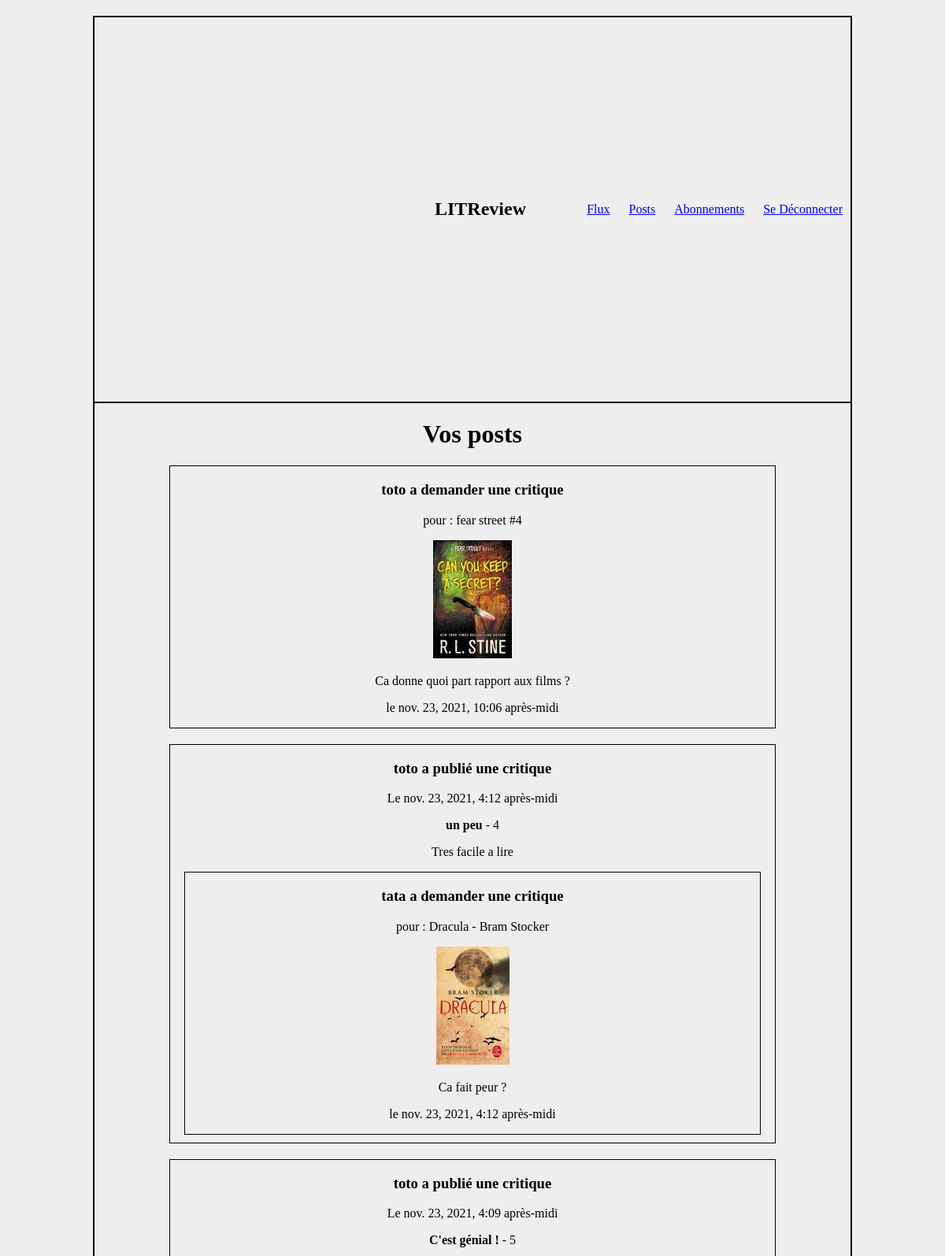
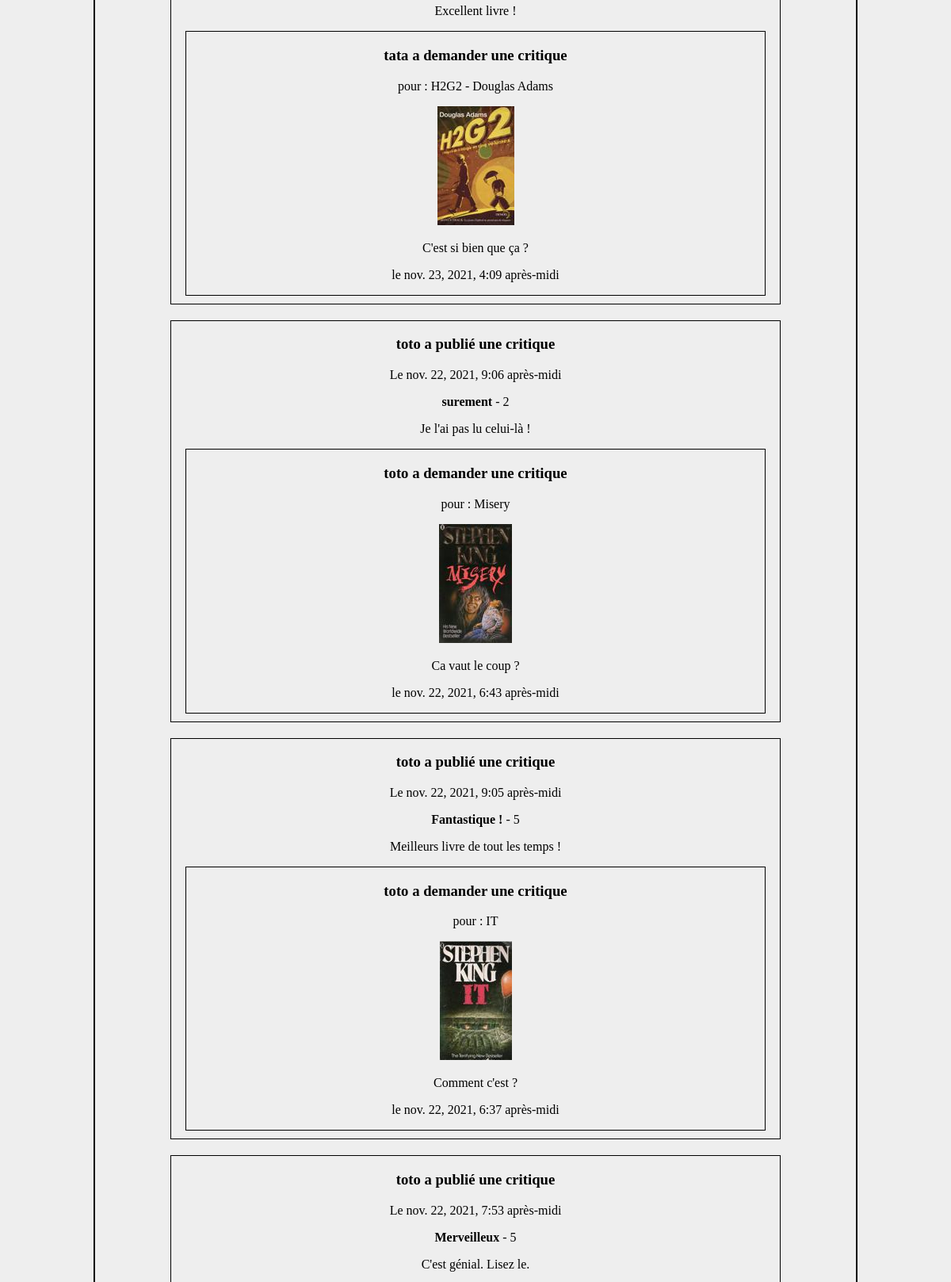
Screenshot of /posts/ (signed in, upper part) with the database file from the repository (2 pictures, top to bottom).
### review/models.py (models this page shows, shortened)
class Ticket(models.Model):
    title = models.CharField(max_length=128)
    description = models.TextField(max_length=2048, blank=True)
    user = models.ForeignKey(to=settings.AUTH_USER_MODEL,
                             on_delete=models.CASCADE)
    image = models.ImageField(null=True, blank=True)
    time_created = models.DateTimeField(auto_now_add=True)
    reviewed = models.BooleanField(default=False)
    IMAGE_MAX_SIZE = (150, 150)

class Review(models.Model):
    ticket = models.ForeignKey(to=Ticket, on_delete=models.CASCADE)
    rating = models.PositiveSmallIntegerField(
        validators=[MinValueValidator(0), MaxValueValidator(5)])
    user = models.ForeignKey(to=settings.AUTH_USER_MODEL,
                             on_delete=models.CASCADE)
    headline = models.CharField(max_length=128)
    body = models.TextField(max_length=8192, blank=True)
    time_created = models.DateTimeField(auto_now_add=True)

### review/views.py (the view)
# urls.py: path('posts/', review.views.posts, name='posts'),
@login_required
def posts(request):
    tickets = models.Ticket.objects.filter(user=request.user)
    reviews = models.Review.objects.filter(user=request.user)
    tickets_and_reviews = sorted(chain(tickets, reviews),
                                 key=lambda element: element.time_created,
                                 reverse=True)
    context = {'instances': tickets_and_reviews}
    return render(request, 'review/posts.html', context)

### review/templatetags/extras.py (called while the page is built)
@register.filter
def model_type(instance):
    return type(instance).__name__

### review/templates/review/posts.html
{% extends 'base.html' %}
{% load extras %}
{% block content %}
<h1>Vos posts</h1>
{% for instance in instances %}
    {% if instance|model_type == 'Ticket' %}
    <div class="ticket">
        {% include 'review/partials/ticket_snippet.html' with ticket=instance %}
    </div>
    {% endif %}
    {% if instance|model_type == 'Review' %}
    <div class="review">
        {% include 'review/partials/review_snippet.html' with review=instance %}
    </div>
    {% endif %}
{% endfor %}
{% endblock %}

### review/templates/review/partials/ticket_snippet.html (shortened to what this page needs)
 <h3>{{ ticket.user }} a demander une critique</h3>
<p>pour : {{ ticket.title }}</p>
<img alt="rien" src="{{ ticket.image.url }}">
<p>{{ ticket.description }}</p>
<p>le {{ ticket.time_created }}</p>

### review/templates/review/partials/review_snippet.html
<h3>{{ review.user}} a publié une critique</h3>
<p>Le {{ review.time_created }}</p>
<div class="rating">
    <p><strong>{{ review.headline }}</strong> - {{ review.rating }}</p>
</div>
<p>{{ review.body }}</p>
<div class="ticket_inside">
    {% include 'review/partials/ticket_snippet.html' with  ticket=review.ticket%}
</div>

### static/style.css (style rules this page uses)
html { background-color: #EEE; height: 100%; }
body { height: 90%; border: solid 2px; width: 80%; margin: auto; margin-top: 20px; }
.ticket { border: solid 1px; width: 80%; margin: auto; margin-top: 20px; }
.review { border: solid 1px; width: 80%; margin: auto; margin-top: 20px; }
.ticket_inside { margin: auto; margin-bottom: 10px; width: 95%; border: solid 1px; }

### rows the page displays
Ticket: user "toto", title "fear street #4", image (picture), description "Ca donne quoi part rapport aux films ?", time_created "nov. 23, 2021, 10:06 après-midi"
Review: user "toto", time_created "nov. 23, 2021, 4:12 après-midi", headline "un peu", rating "4", body "Tres facile a lire", image (picture)
Ticket: user "tata", title "Dracula - Bram Stocker", description "Ca fait peur ?", time_created "nov. 23, 2021, 4:12 après-midi"
Review: user "toto", time_created "nov. 23, 2021, 4:09 après-midi", headline "C'est génial !", rating "5", body "Excellent livre !", image (picture)
Ticket: user "tata", title "H2G2 - Douglas Adams", description "C'est si bien que ça ?", time_created "nov. 23, 2021, 4:09 après-midi"
Review: user "toto", time_created "nov. 22, 2021, 9:06 après-midi", headline "surement", rating "2", body "Je l'ai pas lu celui-là !", image (picture)
Ticket: user "toto", title "Misery", description "Ca vaut le coup ?", time_created "nov. 22, 2021, 6:43 après-midi"
Review: user "toto", time_created "nov. 22, 2021, 9:05 après-midi", headline "Fantastique !", rating "5", body "Meilleurs livre de tout les temps !", image (picture)
Ticket: user "toto", title "IT", description "Comment c'est ?", time_created "nov. 22, 2021, 6:37 après-midi"
Review: user "toto", time_created "nov. 22, 2021, 7:53 après-midi", headline "Merveilleux", rating "5", body "C'est génial. Lisez le."
